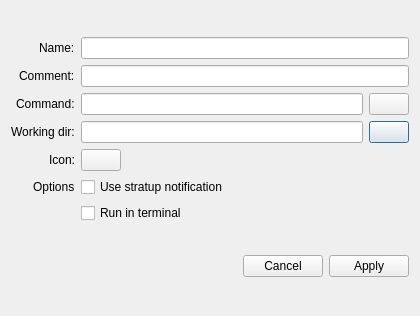
<?xml version="1.0" encoding="UTF-8"?>
<ui version="4.0">
 <class>Dialog</class>
 <widget class="QDialog" name="Dialog">
  <property name="geometry">
   <rect>
    <x>0</x>
    <y>0</y>
    <width>420</width>
    <height>316</height>
   </rect>
  </property>
  <property name="windowTitle">
   <string>Desktop Editor</string>
  </property>
  <layout class="QVBoxLayout" name="verticalLayout">
   <item>
    <layout class="QGridLayout" name="gridLayout">
     <item row="3" column="0" alignment="Qt::AlignRight">
      <widget class="QLabel" name="label_4">
       <property name="text">
        <string>Working dir:</string>
       </property>
      </widget>
     </item>
     <item row="3" column="2">
      <widget class="QPushButton" name="pbWorkingDir">
       <property name="enabled">
        <bool>true</bool>
       </property>
       <property name="text">
        <string/>
       </property>
       <property name="icon">
        <iconset>
         <normalon>../../../../usr/local/share/icons/gnome/32x32/places/folder.png</normalon>
        </iconset>
       </property>
      </widget>
     </item>
     <item row="2" column="2">
      <widget class="QPushButton" name="pbCommand">
       <property name="text">
        <string/>
       </property>
       <property name="icon">
        <iconset>
         <normalon>../../../../usr/local/share/icons/gnome/32x32/actions/gnome-run.png</normalon>
        </iconset>
       </property>
      </widget>
     </item>
     <item row="5" column="1">
      <widget class="QCheckBox" name="cbStartupNotification">
       <property name="text">
        <string>Use stratup notification</string>
       </property>
      </widget>
     </item>
     <item row="3" column="1">
      <widget class="QLineEdit" name="lWorkingDir">
       <property name="enabled">
        <bool>true</bool>
       </property>
      </widget>
     </item>
     <item row="4" column="0" alignment="Qt::AlignRight">
      <widget class="QLabel" name="label_5">
       <property name="text">
        <string>Icon:</string>
       </property>
      </widget>
     </item>
     <item row="2" column="0" alignment="Qt::AlignRight">
      <widget class="QLabel" name="label_3">
       <property name="text">
        <string>Command:</string>
       </property>
      </widget>
     </item>
     <item row="1" column="0" alignment="Qt::AlignRight">
      <widget class="QLabel" name="label_2">
       <property name="text">
        <string>Comment:</string>
       </property>
      </widget>
     </item>
     <item row="2" column="1">
      <widget class="QLineEdit" name="lCommand"/>
     </item>
     <item row="4" column="1" alignment="Qt::AlignLeft">
      <widget class="QPushButton" name="pbIcon">
       <property name="maximumSize">
        <size>
         <width>275</width>
         <height>16777215</height>
        </size>
       </property>
       <property name="text">
        <string/>
       </property>
       <property name="icon">
        <iconset>
         <normalon>../../../../usr/local/share/icons/gnome/32x32/categories/xfce-graphics.png</normalon>
        </iconset>
       </property>
       <property name="iconSize">
        <size>
         <width>64</width>
         <height>64</height>
        </size>
       </property>
      </widget>
     </item>
     <item row="6" column="1">
      <widget class="QCheckBox" name="cbRunInTerminal">
       <property name="text">
        <string>Run in terminal</string>
       </property>
      </widget>
     </item>
     <item row="0" column="0" alignment="Qt::AlignRight">
      <widget class="QLabel" name="label">
       <property name="text">
        <string>Name:</string>
       </property>
      </widget>
     </item>
     <item row="5" column="0" alignment="Qt::AlignRight">
      <widget class="QLabel" name="label_6">
       <property name="text">
        <string>Options</string>
       </property>
      </widget>
     </item>
     <item row="0" column="1" colspan="2">
      <widget class="QLineEdit" name="lName"/>
     </item>
     <item row="1" column="1" colspan="2">
      <widget class="QLineEdit" name="lComment"/>
     </item>
    </layout>
   </item>
   <item>
    <layout class="QHBoxLayout" name="horizontalLayout">
     <item>
      <spacer name="horizontalSpacer">
       <property name="orientation">
        <enum>Qt::Horizontal</enum>
       </property>
       <property name="sizeHint" stdset="0">
        <size>
         <width>40</width>
         <height>20</height>
        </size>
       </property>
      </spacer>
     </item>
     <item>
      <widget class="QPushButton" name="pbCancel">
       <property name="text">
        <string>Cancel</string>
       </property>
      </widget>
     </item>
     <item>
      <widget class="QPushButton" name="pbApply">
       <property name="text">
        <string>Apply</string>
       </property>
      </widget>
     </item>
    </layout>
   </item>
  </layout>
 </widget>
 <layoutdefault spacing="6" margin="11"/>
 <tabstops>
  <tabstop>lName</tabstop>
  <tabstop>lComment</tabstop>
  <tabstop>lCommand</tabstop>
  <tabstop>lWorkingDir</tabstop>
  <tabstop>pbIcon</tabstop>
  <tabstop>cbStartupNotification</tabstop>
  <tabstop>cbRunInTerminal</tabstop>
  <tabstop>pbCancel</tabstop>
  <tabstop>pbApply</tabstop>
  <tabstop>pbCommand</tabstop>
  <tabstop>pbWorkingDir</tabstop>
 </tabstops>
 <resources/>
 <connections>
  <connection>
   <sender>pbCancel</sender>
   <signal>clicked()</signal>
   <receiver>Dialog</receiver>
   <slot>close()</slot>
   <hints>
    <hint type="sourcelabel">
     <x>289</x>
     <y>286</y>
    </hint>
    <hint type="destinationlabel">
     <x>274</x>
     <y>316</y>
    </hint>
   </hints>
  </connection>
  <connection>
   <sender>pbApply</sender>
   <signal>clicked()</signal>
   <receiver>Dialog</receiver>
   <slot>accept()</slot>
   <hints>
    <hint type="sourcelabel">
     <x>375</x>
     <y>286</y>
    </hint>
    <hint type="destinationlabel">
     <x>372</x>
     <y>318</y>
    </hint>
   </hints>
  </connection>
 </connections>
</ui>
